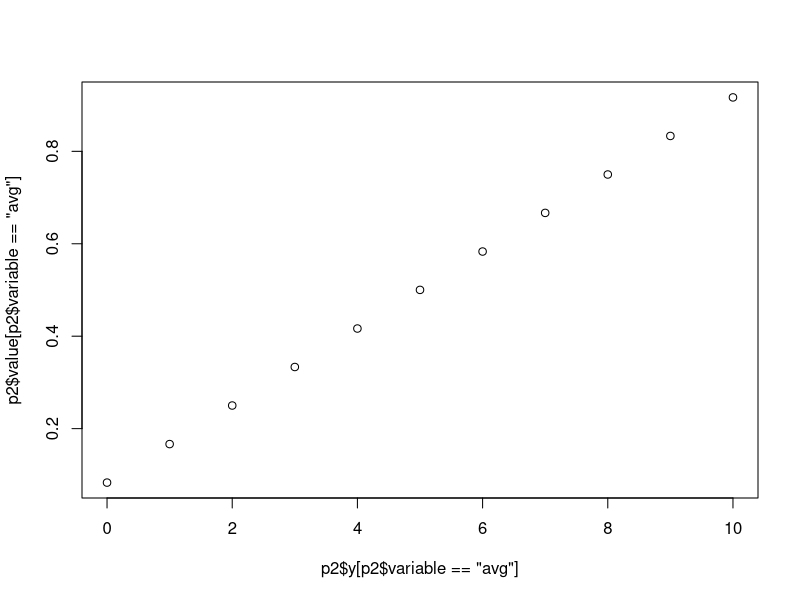
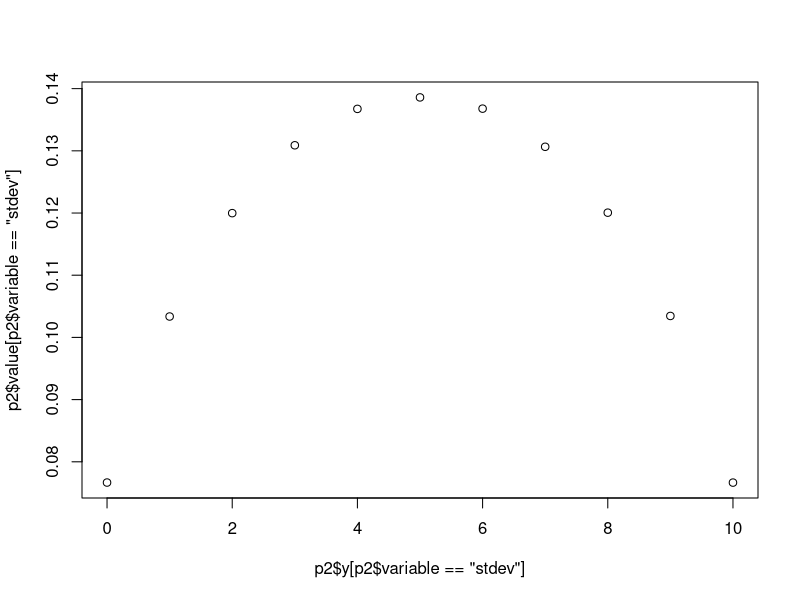
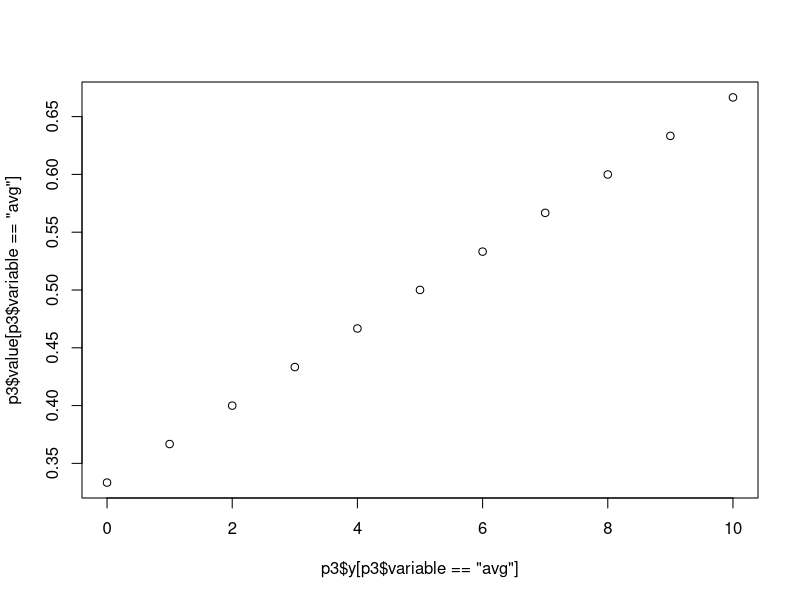
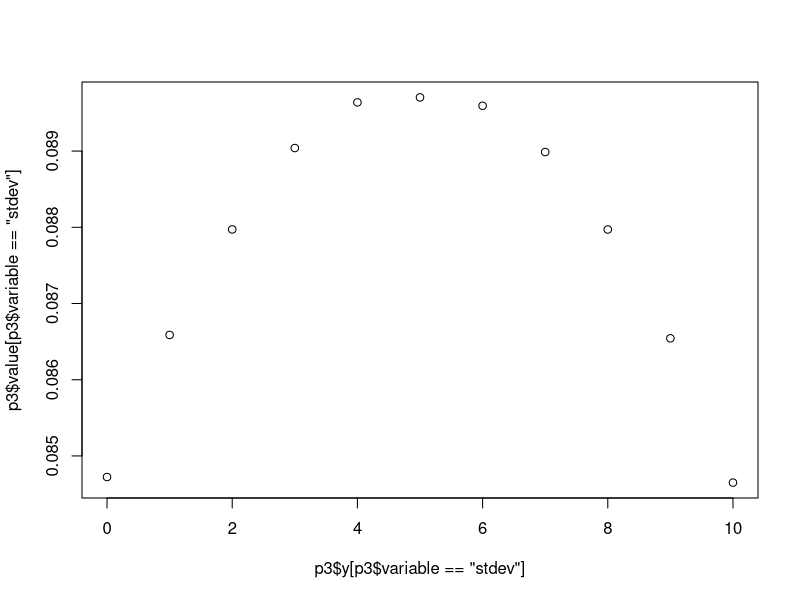

These figures' R source, in order:
## ---- chunk 1
question <- function(y, n, a, b){
  post<-matrix(0,nrow=1000000,ncol=length(y))
  for(i in 1:length(y)){
    post[,i]<-rbeta(1000000,y[i]+a,n-y[i]+b)
  }
  #post<-rbeta(1000000, y+a, n-y+b) #posterior probability distribution
  avg<-apply(post,2,mean) #posterior mean
  stdev<-apply(post,2,sd) #posterior standard deviation
  return(as.data.frame(cbind(avg,stdev,y)))
}

## ---- chunk 2
library(reshape2)
library(ggplot2)
set.seed(1)
p2<-question(0:10, 10, 1, 1)
p2<-melt(p2,id.vars = "y")
plot(p2$y[p2$variable=="avg"],p2$value[p2$variable=="avg"])
plot(p2$y[p2$variable=="stdev"],p2$value[p2$variable=="stdev"])
## ---- chunk 3
set.seed(1)
p3<-question(0:10, 10, 10, 10)
p3<-melt(p3,id.vars = "y")
plot(p3$y[p3$variable=="avg"],p3$value[p3$variable=="avg"])
plot(p3$y[p3$variable=="stdev"],p3$value[p3$variable=="stdev"])
